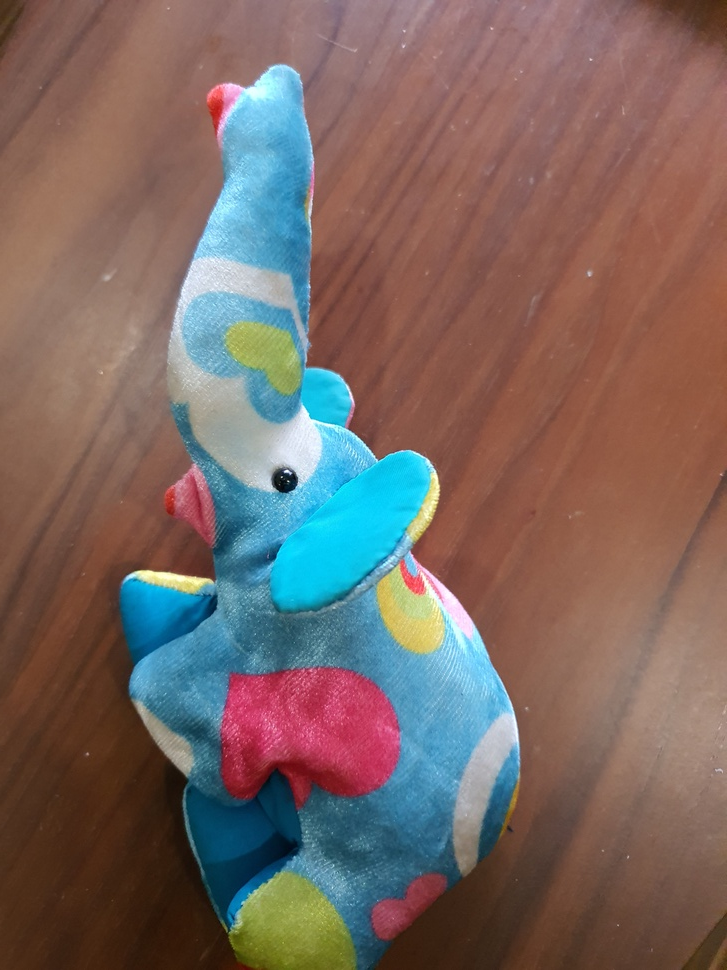
#> input picture templates/stuffed_animal_1.jpg, 727 x 970 px, shrunk from 3024 x 4032 before the run
$ python test.py
#> lines starting #> are read from the running program, lines starting #| are printed output that depends on the picture
import cv2
import numpy as np

img = cv2.imread("./templates/stuffed_animal_1.jpg", cv2.IMREAD_GRAYSCALE)
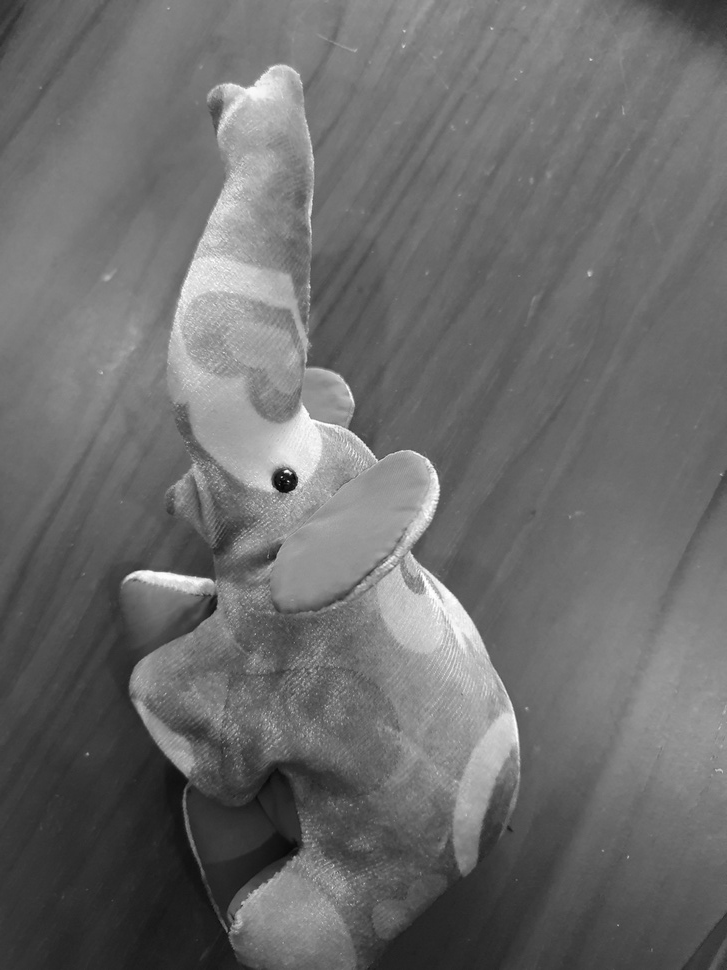
#> img: shape (970, 727); min 5, max 255, mean 108.4
frame = cv2.imread("./images/20221206_003418.jpg", cv2.IMREAD_GRAYSCALE)
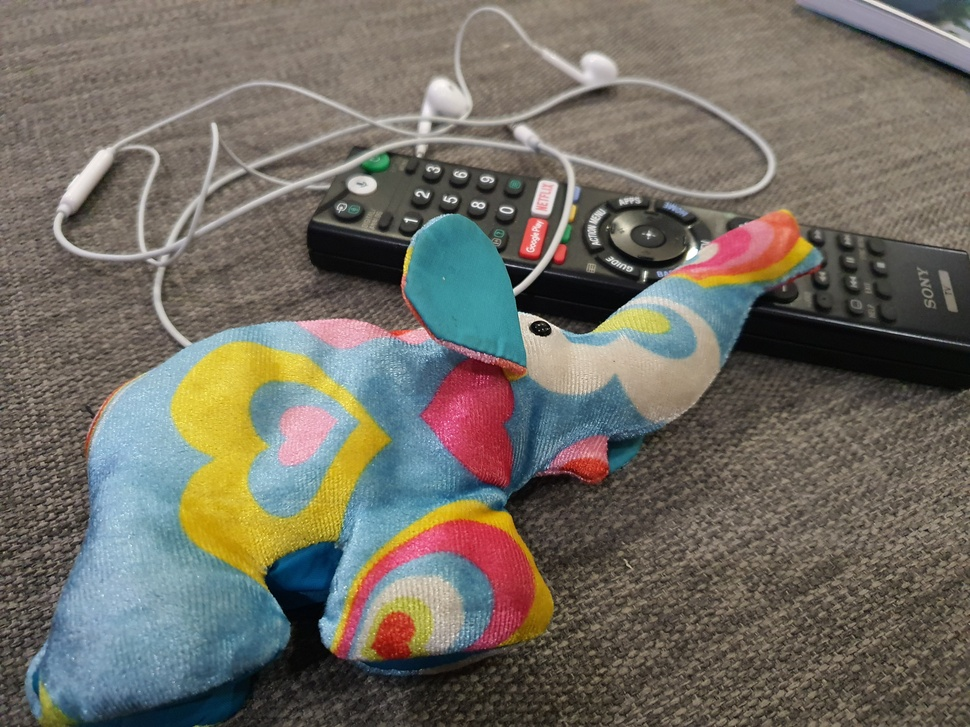
#> input picture images/20221206_003418.jpg, 970 x 727 px, shrunk from 4032 x 3024 before the run
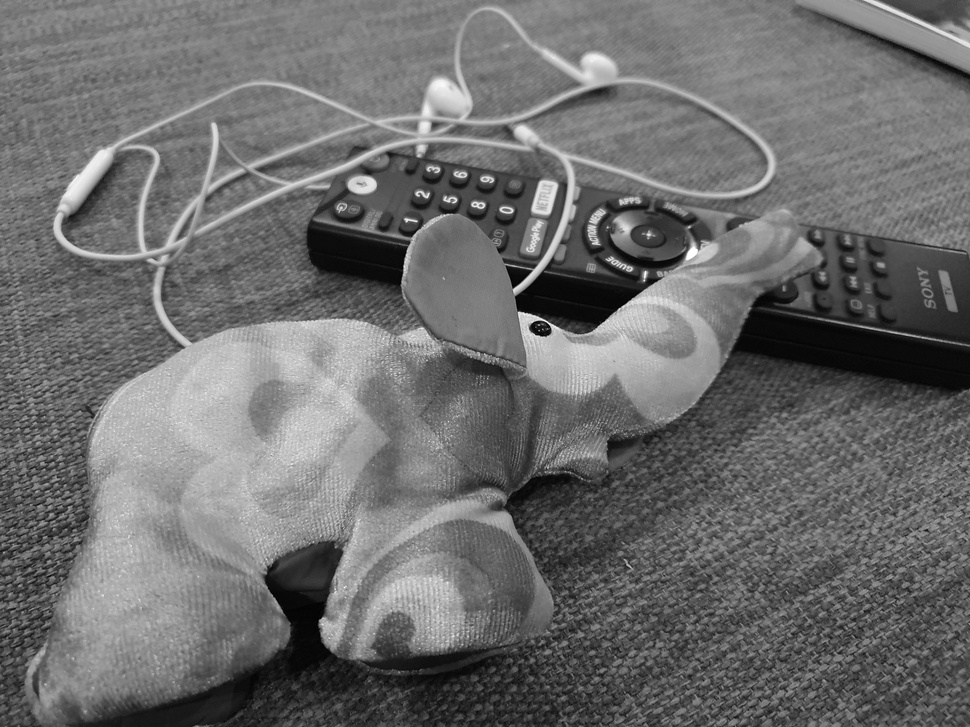
#> frame: shape (727, 970); min 0, max 255, mean 108.8

# if SIFT_create() gives problems, try downgrading opencv with
# pip uninstall opencv-python
# pip install opencv-contrib-python==3.4.2.17
sift = cv2.xfeatures2d.SIFT_create()
kp_image, desc_image = sift.detectAndCompute(img, None)
#> kp_image = 629 keypoints; strongest (x, y, size): (284, 481, 16.2), (286, 471, 2.4), (293, 478, 6.6), (193, 584, 14.2)
kp_frame, desc_frame = sift.detectAndCompute(frame, None)
#> kp_frame = 6334 keypoints; strongest (x, y, size): (645, 274, 4.5), (538, 329, 9.8), (527, 319, 9.7), (538, 318, 3.4)

index_params = dict(algorithm=0, trees=5)
search_params = dict()
flann = cv2.FlannBasedMatcher(index_params, search_params)
matches = flann.knnMatch(desc_image, desc_frame, k=2)
#> matches = 629 matches

# clean the matches
good_points=[]
for m, n in matches:
    if(m.distance < 0.6 * n.distance):
        good_points.append(m)
#> after the loop, good_points = []

query_pts = np.float32([kp_image[m.queryIdx].pt for m in good_points]).reshape(-1, 1, 2)
#> query_pts = empty array
train_pts = np.float32([kp_frame[m.trainIdx].pt for m in good_points]).reshape(-1, 1, 2)
#> train_pts = empty array

# find homography to find mask
#> (the run stopped early here; a loop or call above may not have finished)
